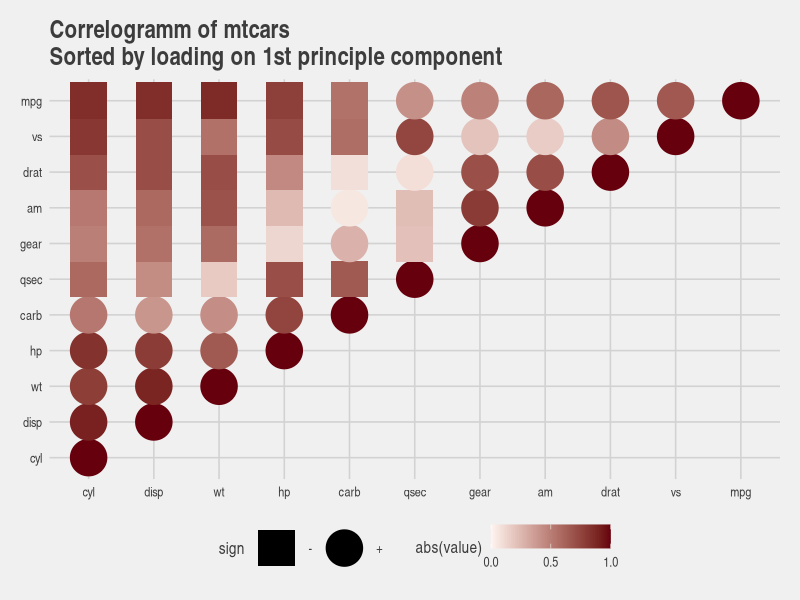

Source code (R):
## ---- chunk 1
pca <- princomp(cor(get(data("mtcars"))), cor = TRUE)
order.vars <- names(loadings(pca)[, 1])[order(loadings(pca)[, 1])]

dta <- cor(get(data("mtcars")))
dta <- dta[order.vars, order.vars]
dta[lower.tri(dta)] <- NA
dta <- data.frame(dta); dta[, 'col.var'] <- rownames(dta)
dta <- reshape2::melt(dta, id.vars = 'col.var', measure.vars = order.vars)
dta <- subset(dta, !is.na(value))
dta <- within(dta, {
  col.var <- factor(col.var, levels = order.vars)
  row.var <- factor(variable, levels = order.vars)
  sign <- factor(ifelse(value >= 0, 1, 0), 0:1, c('-', '+'))
  }
)

library('ggplot2')
p <- ggplot(data = dta, aes(x = col.var, y = row.var, colour = abs(value), shape = sign))
p + geom_point(size = 12) + 
  labs(
    title = 'Correlogramm of mtcars\nSorted by loading on 1st principle component'
  ) +
  scale_shape_manual(values = c(15, 19)) +
  scale_colour_gradient(limits = c(0, 1), breaks = seq(0, 1, .5),
    low = '#fff5f0', high = '#67000d'
  ) +
  ggthemes::theme_fivethirtyeight(base_family="Arial Narrow") +
  theme(
    legend.box = 'horizontal'
  )
